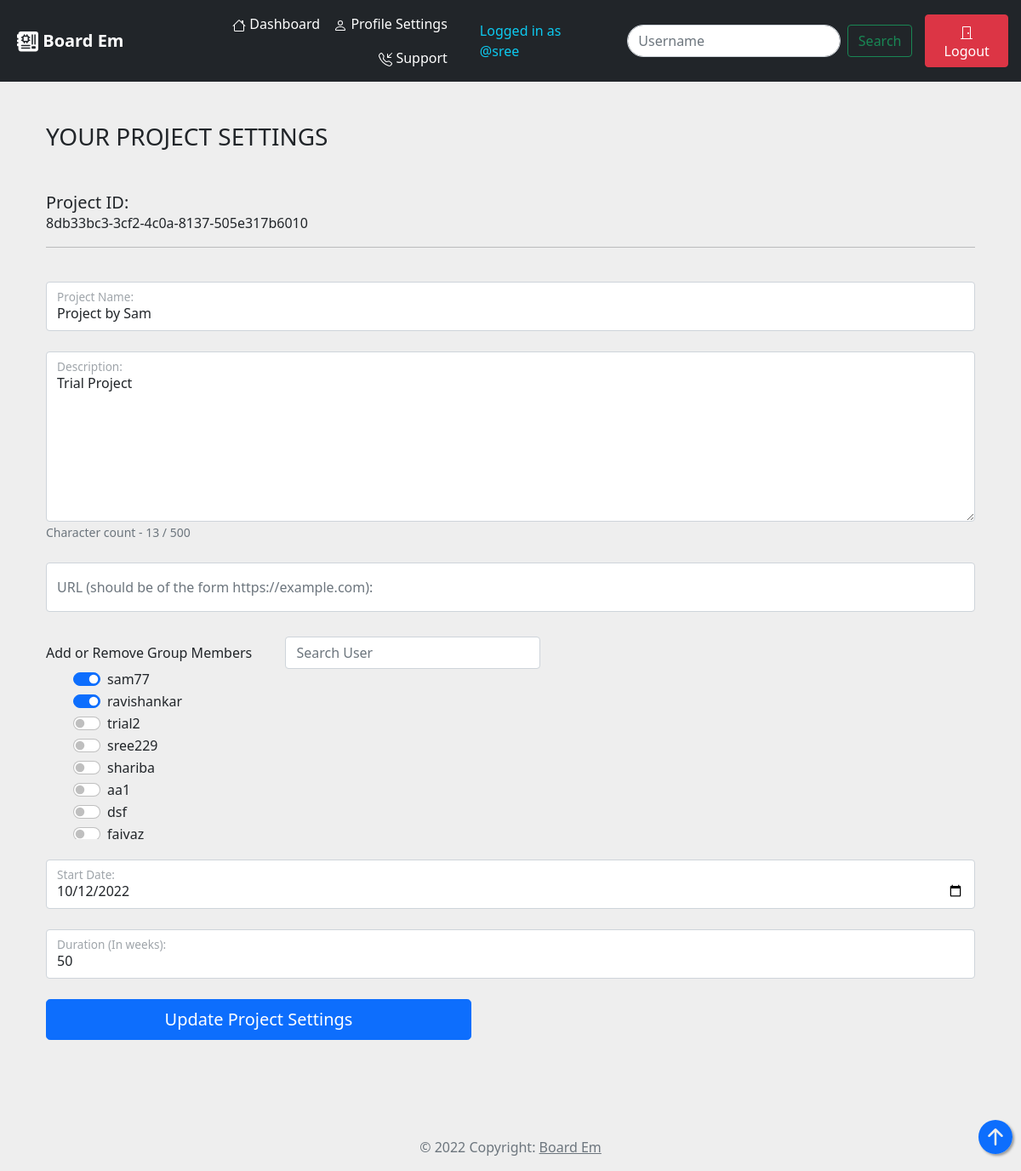
The app's page /account/update_project_settings/8db33bc3-3cf2-4c0a-8137-505e317b6010/ (signed in) with its own data.
### Intendance/models.py (models this page shows, shortened)
class Project(models.Model):
    project_id = models.UUIDField(default=uuid.uuid4, unique=True, primary_key=True, editable=False)
    name = models.CharField(max_length=200)
    description = models.TextField(null=True, blank=True)
    url = models.URLField(null=True, blank=True)
    group_members = models.ManyToManyField(User, blank=True, related_name="group_members")
    created_by = models.ForeignKey(User, on_delete=models.CASCADE, related_name="project_owner")
    created_date = models.DateField(auto_now_add=True)
    start_date = models.DateField()
    duration = models.PositiveIntegerField()
    modified_date = models.DateField(auto_now=True)

### Intendance/views.py (the view, shortened to what this page needs)
# urls.py: path('update_project_settings/<str:project_id>/', views.update_project_settings, name="update-project"),
@login_required(login_url='login')
def update_project_settings(request, project_id):
    project_obj = Project.objects.get(project_id=project_id)
    project_form = UpdateProjectForm(instance=project_obj)
    data = {
        'project':project_obj,
        'form':project_form,
        'all_users' : User.objects.all(),
    }
    return render(request, "Intendance/project_update.html", data)

### Intendance/forms.py
class UpdateProjectForm(forms.ModelForm):
    class Meta:
        model = Project
        fields = ['name','description','url','start_date','duration']

### templates/Intendance/project_update.html (shortened to what this page needs)
{% extends 'Intendance/base_layout.html' %}
{% load widget_tweaks %}
{% load static %}
{% block update_project_settings %}
<br><br>
<div class="container">
    <div class="tab-pane active" id="profile">
      <h3>YOUR PROJECT SETTINGS</h3>
      <h5 class="mb-0 mt-5">Project ID:</h5>
        <p>{{ project.project_id }}</p>
      <hr>
      <form action="" method="POST" autocomplete="off">
        <br>
        <div class="form-floating">
          {% render_field form.name class="form-control" placeholder="Name" %}
          <label for="projectname" class="text-muted">Project Name:</label>
        </div>
        <br>
        <div class="form-floating">
          {% render_field form.description class="form-control" placeholder="Description" id="countTextArea" style="height:200px" %}
          <label for="countTextArea" class="text-muted">Description:</label>
          <small id="charCount" class="text-muted"></small>
        </div>
        <br>
        <div class="form-floating">
          {% render_field form.url class="form-control" placeholder="URL" %}
          <label for="url" class="text-muted">URL (should be of the form https://example.com):</label>
        </div>
        <br>
        <div class="form-group" >
          <label for="exampleFormControlInput1">Add or Remove Group Members</label>
            <input type="text" id="keyword" class="form-control" style="display:inline; width:300px; margin-left:35px;margin-top:5px;" placeholder="Search User">
            <div class="userslist" style="max-height:200px;overflow-y: scroll;">
            <ul style="list-style-type: none;">
            {% for member in all_users %}
            {% if member != request.user %}
            <li>
              <div class="form-check form-switch">
            <label class="form-check-label">
            <input class="form-check-input" type="checkbox" value="{{ member.username }}" name="{{ member.username }}"
              {% if member in project.group_members.all %} checked {% endif %}
              >
              {{ member.username }}</label>
            </div>
          </li>
            {% endif %}
          {% endfor %}
            </ul>
          </div>
        </div>
        <br>
          <div class="form-floating">
            {% render_field form.start_date class="form-control" type="date" %}
            <label for="start_date" class="text-muted">Start Date:</label>
          </div>
          <br>
        <div class="form-floating">
          {% render_field form.duration class="form-control" %}
          <label for="duration" class="text-muted">Duration (In weeks):</label>
        </div>
        <br>
        <button type="submit" class="btn btn-primary btn-lg btn-block" style="width:500px">Update Project Settings</button>
      </form>
      <br><br>
    </div>
</div>
{% endblock update_project_settings %}

### templates/Intendance/account_navbar.html (shortened to what this page needs)
{% load static %}
<nav class="navbar navbar-expand-lg navbar-dark bg-dark">
    <a style="margin-left:20px;margin-right:30px;cursor:pointer" class="navbar-brand" data-bs-toggle="modal" data-bs-target="#boardemModal">
      <b>Board Em</b></a>
    <div class="collapse navbar-collapse" id="navbarText">
      <ul class="navbar-nav nav justify-content-end">
          <li class="nav-item"><a class="nav-link text-white" href="{% url 'acc-page' %}">
            Dashboard</a></li>
            <li class="nav-item"><a class="nav-link text-white" href="{% url 'profile' %}">
              Profile Settings</a></li>
              <li class="nav-item"><a class="nav-link text-white" href="{% url 'support' %}">
                Support</a></li>
      </ul>
    </div>
    <span class="navbar-text text-info" style="margin:0 30px 0 30px">
      Logged in as @{{ user.username }}
    </span>
    <form class="d-flex" role="search" action="{% url 'search-user' %}" method="POST">
      <input class="form-control me-2" type="search" placeholder="Username" aria-label="Search" name="username" autocomplete="off" style="border-radius:25px;">
      <button class="btn btn-outline-success" type="submit">Search</button>
    </form>
    <ul class="navbar-nav nav justify-content-end pull-right" style="margin-left:15px;margin-right:15px">
      <li class="nav-item"><button data-bs-toggle="modal" data-bs-target="#logoutModal" class="btn btn-danger">
        <svg xmlns="http://www.w3.org/2000/svg" width="16" height="16" fill="currentColor" class="bi bi-door-closed" viewBox="0 0 16 16">
          <path d="M3 2a1 1 0 0 1 1-1h8a1 1 0 0 1 1 1v13h1.5a.5.5 0 0 1 0 1h-13a.5.5 0 0 1 0-1H3V2zm1 13h8V2H4v13z"/>
          <path d="M9 9a1 1 0 1 0 2 0 1 1 0 0 0-2 0z"/>
        </svg>
        Logout</button></li>
    </ul>
</nav>

### records on screen
Project: project_id "8db33bc3-3cf2-4c0a-8137-505e317b6010", name "Project by Sam", description "Trial Project", start_date "10/12/2022", duration "50"

### other values on screen
{{ user.username }} "sree"
{{ member.username }} "sam77"
{{ member.username }} "ravishankar"
{{ member.username }} "trial2"
{{ member.username }} "sree229"
{{ member.username }} "shariba"
{{ member.username }} "aa1"
{{ member.username }} "dsf"
{{ member.username }} "faiyaz"
